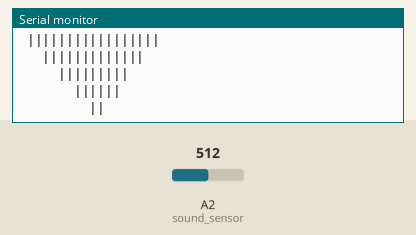
Bench run of a sketch on a simulated Arduino Uno, built with avr-gcc and run on an emulated ATmega328P. On the bench: the last lines printed to the serial monitor. Inputs (shaded band) come from the test bench; at power-on: A2 (sound_sensor) = 512.

Above: at 1.2 s.
1.3 s: A2 (sound_sensor) set to 993
At 2.4 s:
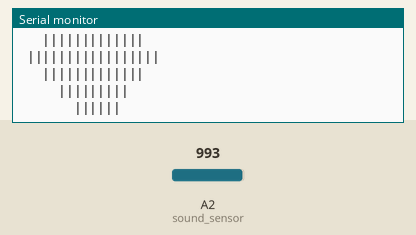
4.3 s: A2 (sound_sensor) set to 1009
At 5.4 s:
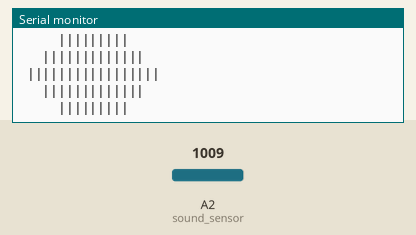
Timing chart, 0 to 7.3 s (numbered marks = the images above; inputs shaded):
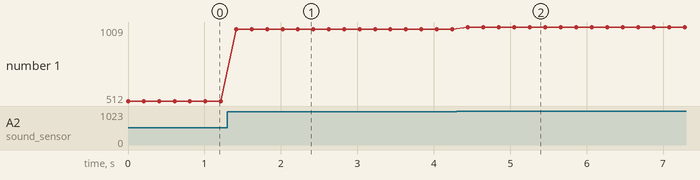

The sketch:

sound_apr2a.ino
```cpp
int sound_sensor = A2; //assign to pin A2

void setup()
{
  Serial.begin(9600); //begin Serial Communication
}

void loop()
{
  int soundValue = 0; //create variable to store many different readings
  for (int i = 0; i < 32; i++) //create a for loop to read
  { soundValue += analogRead(sound_sensor);  } //read the sound sensor

  soundValue >>= 5; //bitshift operation
  Serial.println(soundValue); //print the value of sound sensor


//if a value higher than 500 is registered, we will print the following
//this is done so that we can clearly see if the threshold is met
  if (soundValue > 150) {
    Serial.println("         ||        ");
    Serial.println("       ||||||      ");
    Serial.println("     |||||||||     ");
    Serial.println("   |||||||||||||   ");
    Serial.println(" ||||||||||||||||| ");
    Serial.println("   |||||||||||||   ");
    Serial.println("     |||||||||     ");
    Serial.println("       ||||||      ");
    Serial.println("         ||        ");
  }
  delay(50); //a shorter delay between readings

}
```

Measured:
- the behaviour switches between 999 and 1000 on A2 (sound_sensor) (found by bisection; images 1 and 2)
- after the input at 1.3 s, the serial monitor: prints a new line after 0.12 s (image 1)
- after the input at 4.3 s, the serial monitor: prints a new line after 0.14 s (image 2)
- plotted number 1: 512 → 993 after the input at 1.3 s, 993 → 1009 after the input at 4.3 s
